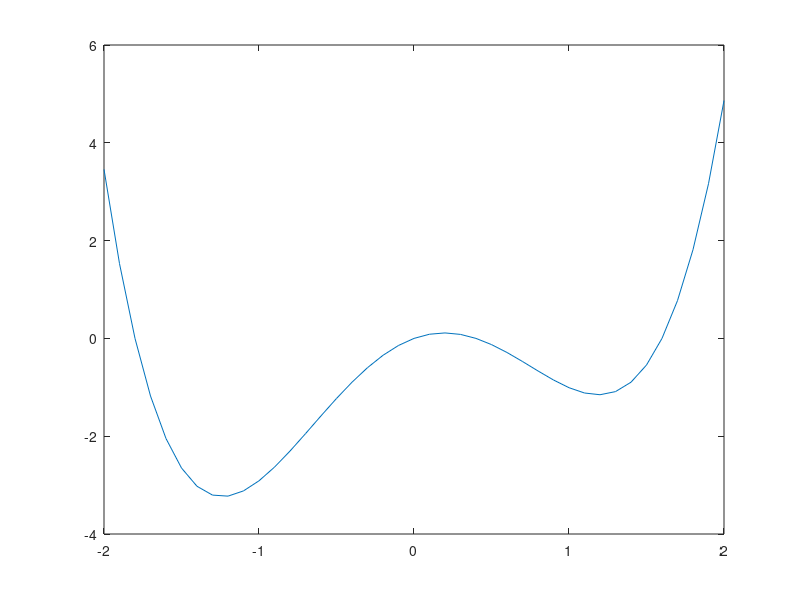

MATLAB code to generate this figure:
%% Math 320 - Chapter 8 Homework
% Tomas Oh

close all, clear, clc, format compact

%% Chapter 8, Problem #1

x = -4:0.1:4;
p = [0.9, -0.3, -15.5, 7, 36, -7];
y = polyval(p, x);
plot(x, y);

%% Chapter 8, Problem #5

% Given x(x + 1.8)(x - 0.4)(x - 1.6), the roots are x = 0, -1.8, 0.4, 1.6
r = [0, -1.8, 0.4, 1.6];
p = poly(r);
x = -2:0.1:2;
y = polyval(p, x);
plot(x, y);

%% Chapter 8, Problem #6

u = [-9, 12, 5, -9, 17, -7, 15]; v = [3, -2, -3];
[q, r] = deconv(u, v)

%% Chapter 8, Problem #8

% Product of four consecutive even integers. Let the first be n, then:
% n(n + 2)(n + 4)(n + 6) = 1,488,384
p = conv(conv([1, 0], [1, 2]), conv([1, 4], [1, 6]));
p(end) = -1488384;
r = roots(p) % Ignoring imaginary roots, the integers are 32 and -38

%% Chapter 8, Problem #13

% SA = x(x + 18) + 2xh + 2(x + 18)h = x^2 + 18x + h(4x + 36) = 2500
% h = (2500 - x^2 - 18x) / (4x + 36)
% V = x(x + 18)h = x(x + 18)(- x^2 - 18x + 2500) / (4x + 36)
conv(conv([1, 0], [1, 18]), [-1 -18 2500]);

%% Chapter 8, Problem #14

% 1/100,000 <= 6/(n(n - 1)(n - 2)) <= 1/95,000
% 570,000 <= n(n - 1)(n - 2) <= 600,000
ineq1 = [1, -3, 2, -570000]; ineq2 = [1, -3, 2, -600000];
roots(ineq1)
roots(ineq2)

%% Chapter 8, Problem #15



%% Chapter 8, Problem #17



%% Chapter 8, Problem #22



%% Chapter 8, Problem #26



%% Chapter 8, Problem #31